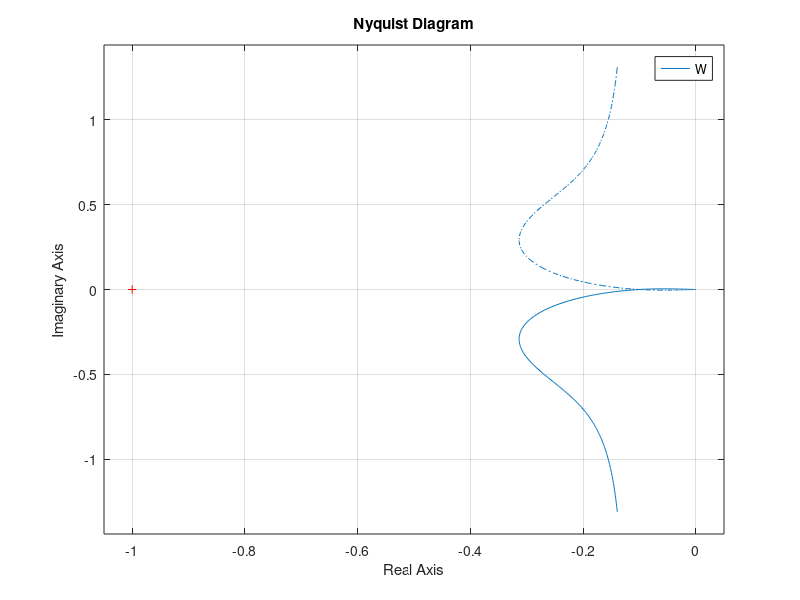

Source code (MATLAB): (Note: this script raises an error after producing the figure.)
a = [3 4 5 0]; b = [1 2];
W = tf(b, a); % Create transfer function
 1.2 
[p, z] = pzmap(W);
%% 1.3
[mag, phase, w] = bode(W);
A = mag(1, :)'; phi = phase(1, :)';
csvwrite('../bode.txt', [w, mag(1, :)', 20*log10(mag(1, :)'), phase(1, :)']);
%% 1.4
nyquist(W);
%% Feedback
clear;
a = [3 4 5 0]; b = [1 2]; K = 0.55;
W = tf(b, a); F = feedback(W, K);
%% 2.1
r = rlocus(W);
Re1 = real(r(1, :))'; Re2 = real(r(2, :))'; Re3 = real(r(3, :))';
Im1 = imag(r(1, :))'; Im2 = imag(r(2, :))'; Im3 = imag(r(3, :))';
csvwrite('../rlocus.txt', [Re1, Im1, Re2, Im2, Re3, Im3]);
%% 2.3
[p, z] = pzmap(F);
%% 2.4
S = stepinfo(F, 'SettlingTimeThreshold', 0.05);
[y, t] = step(F);
csvwrite('../step.txt', [t, y]);
[delta, t] = impulse(F);
csvwrite('../impulse.txt', [t, delta]);